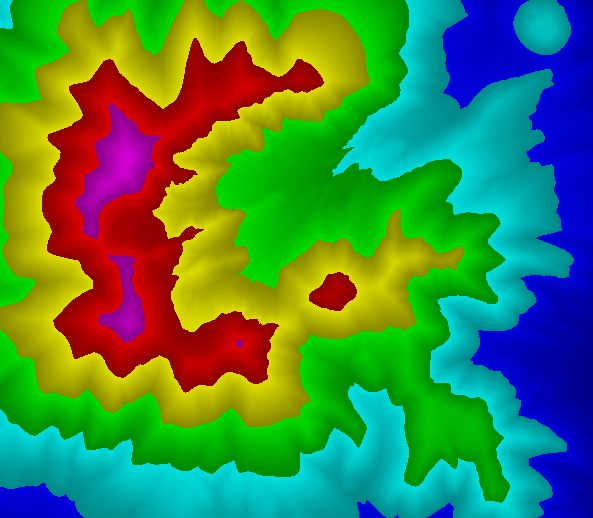
#> input picture topological map.jpg, 593 x 518 px
$ python dsa_project_matrix_generation.py
#> lines starting #> are read from the running program, lines starting #| are printed output that depends on the picture
# -*- coding: utf-8 -*-
"""DSA_Project_Matrix_Generation.ipynb

Automatically generated by Colab.

Original file is located at
    https://colab.research.google.com/drive/1v_jzRqJubC33m5IWlLqRBdme0trgqEQW

# **Uppload the image file and after running the code, download the array.txt file**
"""

import cv2
import numpy as np
import matplotlib.pyplot as plt

image_path = 'topological map.jpg'
img = cv2.imread(image_path)
#> img is the input picture: shape (518, 593, 3); mean B, G, R 69.8, 129.7, 67.4
# plt.imshow(img)
hsv_img = cv2.cvtColor(img, cv2.COLOR_BGR2HSV)
#> hsv_img: shape (518, 593, 3); mean H, S, V 66.1, 253.1, 178.6
h_channel = 2*hsv_img[:,:,0]
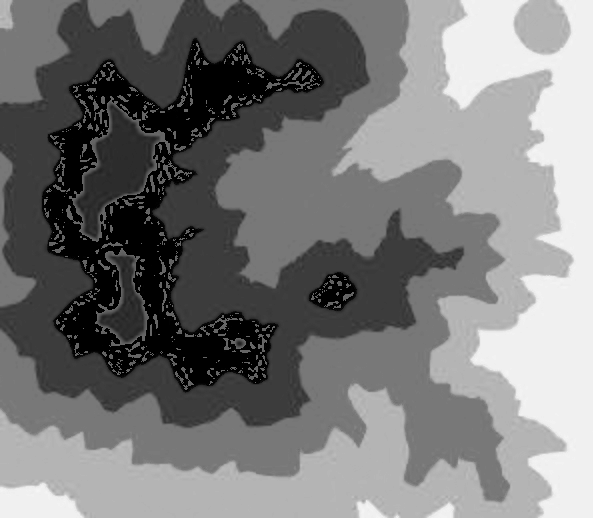
#> h_channel: shape (518, 593); min 0, max 246, mean 120.3
print(h_channel.shape)
#| (518, 593)
image_array = h_channel[:512, :512]
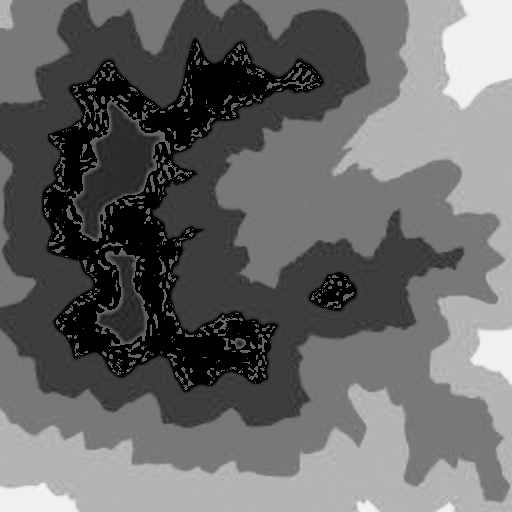
#> image_array: shape (512, 512); min 0, max 246, mean 103.5

def resize(img, new_width):
#> called with new_width = 128
    height, width = img.shape[0:2]
#> height = 512; width = 512
    ratio = height/width
#> ratio = 1
    new_height = int(ratio*new_width)
#> new_height = 128
    resized_image = cv2.resize(img, (new_width, new_height), interpolation=cv2.INTER_LINEAR)
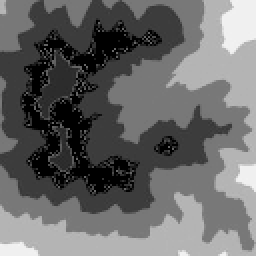
#> resized_image: shape (128, 128) (shown 2 times larger); min 0, max 245, mean 103.4
    return resized_image

image_array = resize(image_array, 128)
print(image_array.shape)
#| (128, 128)
plt.imshow(image_array)
# np.savetxt('array.txt', image_array, fmt='%d')

height, width = image_array.shape[0:2]
#> height = 128; width = 128
print(image_array)
#> (printed output is left out)

adjacency_matrix = np.zeros((height * width, height * width))

for i in range(height):
    for j in range(width):
        node_index = i * width + j
        if i < height - 1:
            node_below_index = (i + 1) * width + j
            weight = max(int(abs(image_array[i, j].astype(np.int64) - image_array[i + 1, j].astype(np.int64))), 1)
            adjacency_matrix[node_index, node_below_index] = weight
            adjacency_matrix[node_below_index, node_index] = weight
        if j < width - 1:
            node_right_index = i * width + (j + 1)
            weight = max(int(abs(image_array[i, j].astype(np.int64) - image_array[i, j + 1].astype(np.int64))), 1)
            adjacency_matrix[node_index, node_right_index] = weight
            adjacency_matrix[node_right_index, node_index] = weight

print(adjacency_matrix)
#> (printed output is left out)
#> (the run stopped early here; a loop or call above may not have finished)
